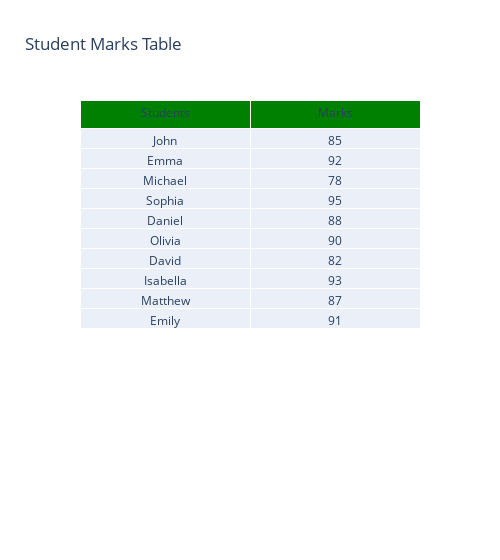

Write notebook code for a chart like this one.
### Markdown cell above
## Creating table of pixel value and its frequency of an image above
       
| Students    |   Marks   |
|-------------|-----------|
| Student 1   |  Mark 1   | 
| Student 2   |  Mark 2   | 
| Student 3   |  Mark 3   |

### Code cell
students = ["John", "Emma", "Michael", "Sophia", "Daniel", "Olivia", "David", "Isabella", "Matthew", "Emily"]
marks = [85, 92, 78, 95, 88, 90, 82, 93, 87, 91]


# Create a table using Plotly
table = go.Table(
    header=dict(values=['Students', 'Marks'], fill_color='green'),
    cells=dict(values=[students, marks])
)

layout = go.Layout(
    title='Student Marks Table',
    width=500
)

fig = go.Figure(data=[table], layout=layout)

fig.show()

### Figure 1 — Plotly figure (JSON) as saved in the notebook; plotly's stock layout.template omitted (floating-point values rounded to 4 significant figures)
{"data": [{"cells": {"values": [["John", "Emma", "Michael", "Sophia", "Daniel", "Olivia", "David", "Isabella", "Matthew", "Emily"], [85, 92, 78, 95, 88, 90, 82, 93, 87, 91]]}, "header": {"fill": {"color": "green"}, "values": ["Students", "Marks"]}, "type": "table"}], "layout": {"title": {"text": "Student Marks Table"}, "width": 500}}
